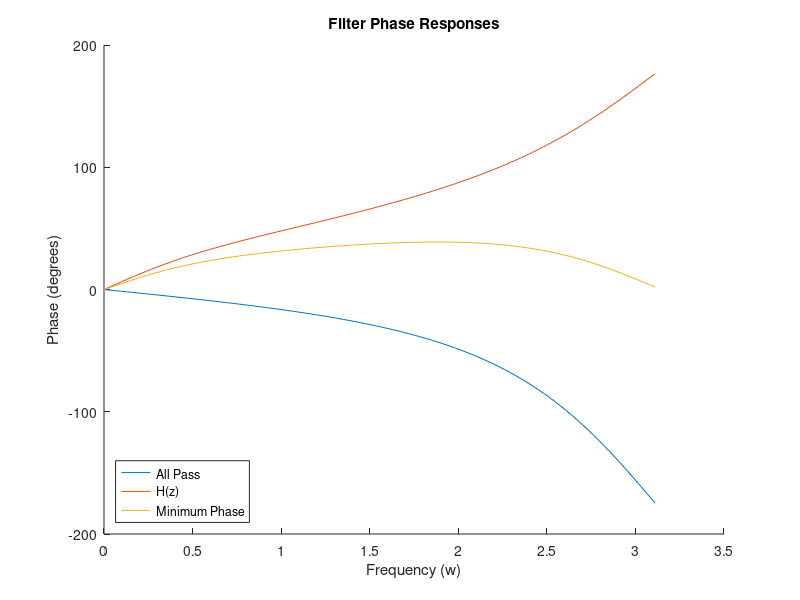

MATLAB code to generate this figure:
%% PSet #2
% Omar Thenmalai

%% Question 1 Part D
ap = isallpass([16 84 120 25 0], [25 120 84 16]);
mp = isminphase([8 -2 -1 0], [225 105 -24 -12]);

[phiA, wA] = phasez([16 84 120 25 0], [25 120 84 16], 100);
[phiH, wH] = phasez([2 7 -4], [36 168 165 -75], 100);
[phiM, wM] = phasez([8 -2 -1 0], [225 105 -24 -12], 100);

phiA = phiA*180/(pi);
phiH = phiH*180/(pi);
phiM = phiM*180/(pi);

figure;
hold on
plot(wA, phiA);
plot(wH, phiH);
plot(wM, phiM);
legend('All Pass', 'H(z)', 'Minimum Phase');
legend('Location', 'southwest');
xlabel('Frequency (w)');
title('Filter Phase Responses');
ylabel('Phase (degrees)');
hold off

    